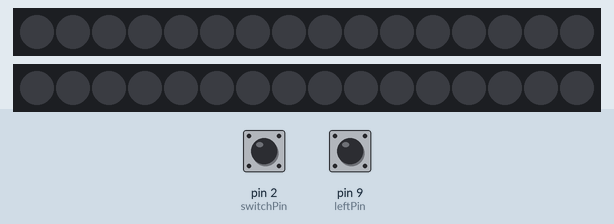
This sketch was run on a simulated Arduino Uno, built with avr-gcc and run on an emulated ATmega328P. Parts: 2 × 16 RGB LEDs in strip order, left to right. The inputs (shaded band) are chosen by the test bench; at power-on: pin 2 (switchPin) LOW, pin 9 (leftPin) LOW. Dim RGB values are drawn brighter than linear.

Above: at 1.2 s.
1.3 s: pin 2 (switchPin) pulled HIGH for 0.15 s
At 1.8 s:
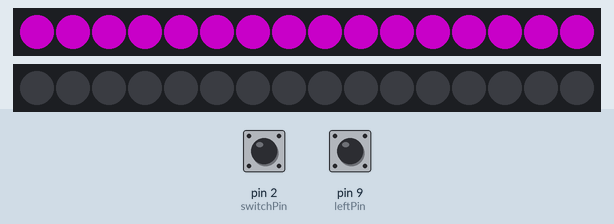
Timing chart, 0 to 4.3 s (numbered marks = the images above; inputs shaded):
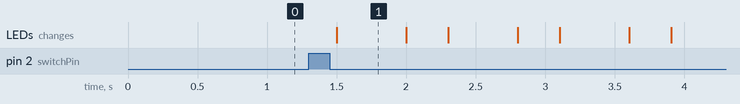

The sketch:

turn_signal_light.ino
```cpp
#include <Adafruit_NeoPixel.h>
#define PIN 6
Adafruit_NeoPixel strip = Adafruit_NeoPixel(16, PIN, NEO_GRB + NEO_KHZ800);
Adafruit_NeoPixel leftstrip = Adafruit_NeoPixel(16, 11, NEO_GRB + NEO_KHZ800);
int potPin = 2;
int val = 0;
int colorVal = 0;
int reading = 0;
int x;
int prevVal = 0;
int switchPin = 2;
int leftPin = 9;
int buttonState = 0;
int leftState = 0;
int lastButton = 0;
boolean NeopixelColor = false;


// Global RGB values, change to suit your needs
int r = 255;
int g = 0;
int b = 255;

void setup() {
  Serial.begin(9600);
  strip.begin();
  strip.setBrightness(100);
  strip.show();
  leftstrip.begin();
  leftstrip.setBrightness(100);
  leftstrip.show();
  pinMode(switchPin, INPUT);
  pinMode(leftPin, INPUT);
}

void loop() {
  buttonState = digitalRead(switchPin);
  leftState = digitalRead(leftPin);
  if (buttonState == 1) {
    delay(200); // Account for contact debounce
    blinky(10);
  }
  if (leftState == 1) {
    delay(200);
    leftblinky(10);
  }

}

void allOff() {
  strip.clear();
  strip.show();
}

// Turns the NeoPixels on, according to RGB settings
void activate() {
  for( int i = 0; i < 16; i++ )
       strip.setPixelColor(i, r,g,b );

  strip.show();
}

void blinky(int repeats) {
  for (int i = 0; i < repeats; i++)
  {
    activate();
    delay(500);
    allOff();
    delay(300);
  }
}

void lallOff() {
  leftstrip.clear();
  leftstrip.show();
}

// Turns the NeoPixels on, according to RGB settings
void lactivate() {
  for( int i = 0; i < 16; i++ )
       leftstrip.setPixelColor(i, r,g,b );

  leftstrip.show();
}

void leftblinky(int repeats) {
  for (int i = 0; i < repeats; i++)
  {
    lactivate();
    delay(500);
    lallOff();
    delay(300);
  }
}
```

Measured:
- after the input at 1.3 s, the LEDs: change after 0.20 s (image 1)
- what the display in image 1 shows lasts 0.5 s, from 1.5 s to 2.0 s
